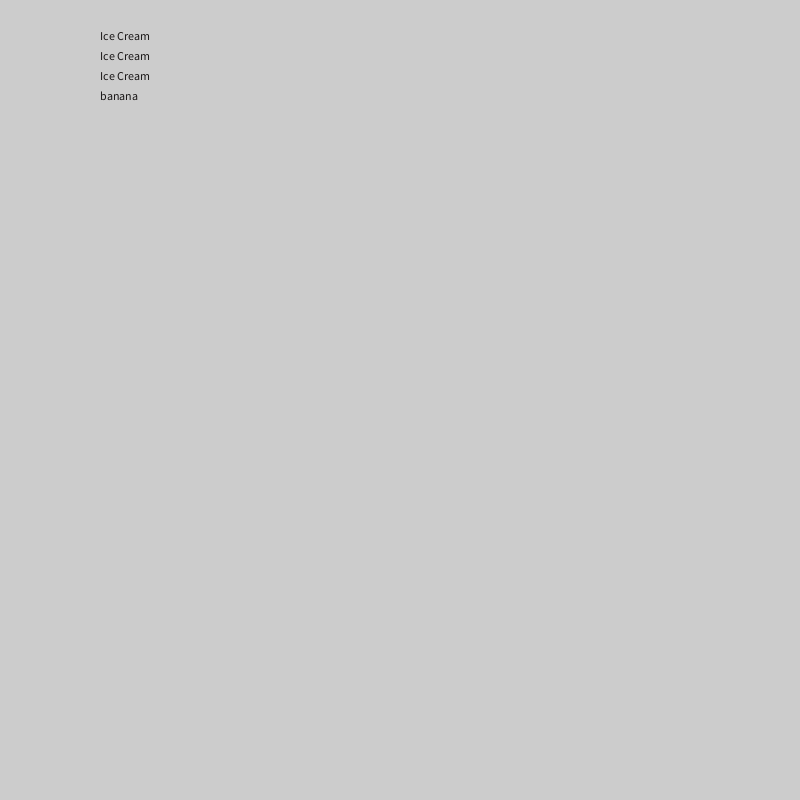
Frame 1 (no input)
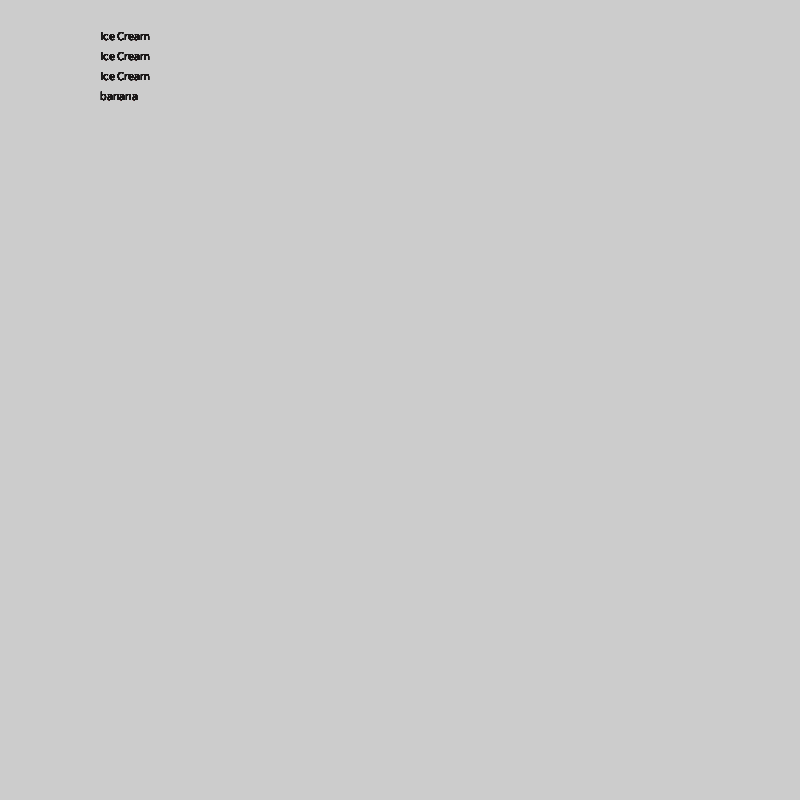
Frame 60 (the mouse pressed at the canvas centre just before this capture)
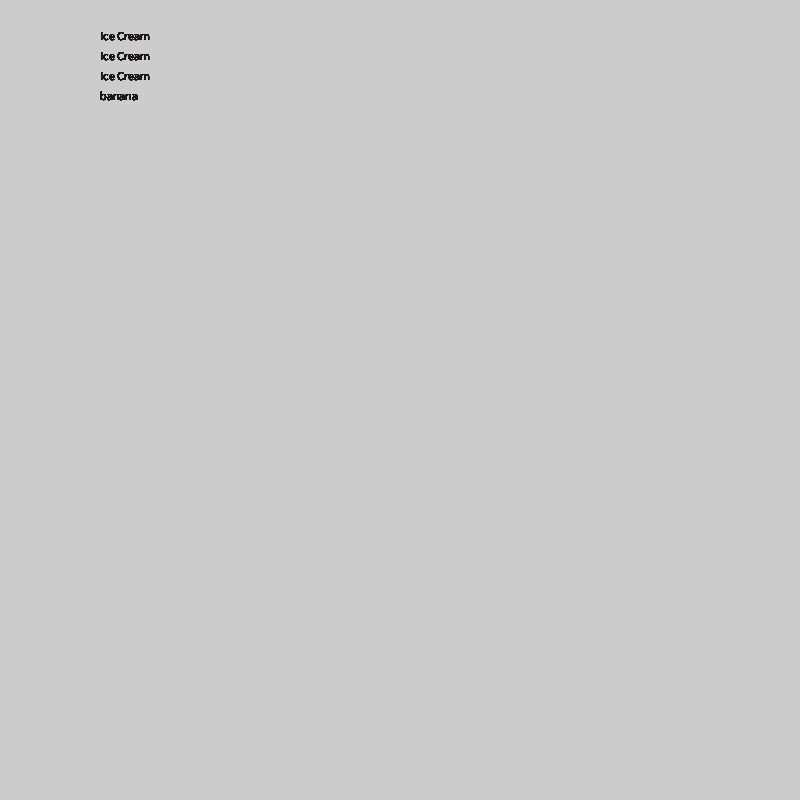
Frame 120 (the mouse held since frame 60 and released just before this capture)

The Processing sketch that drew these frames (run headless with seeded random() and noise(); from frame 60 on, the mouse is pressed at the canvas centre):

// Processing sketch: banana_split
// ── banana_split.pde
void setup() {

 size(800, 800);

}
void draw (){
 fill (#1A1717); 
  text ("Ice Cream", 100, 40); 
  text ("Ice Cream", 100, 60);
  text ("Ice Cream", 100, 80);
 text ("banana", 100, 100); 
 
}
